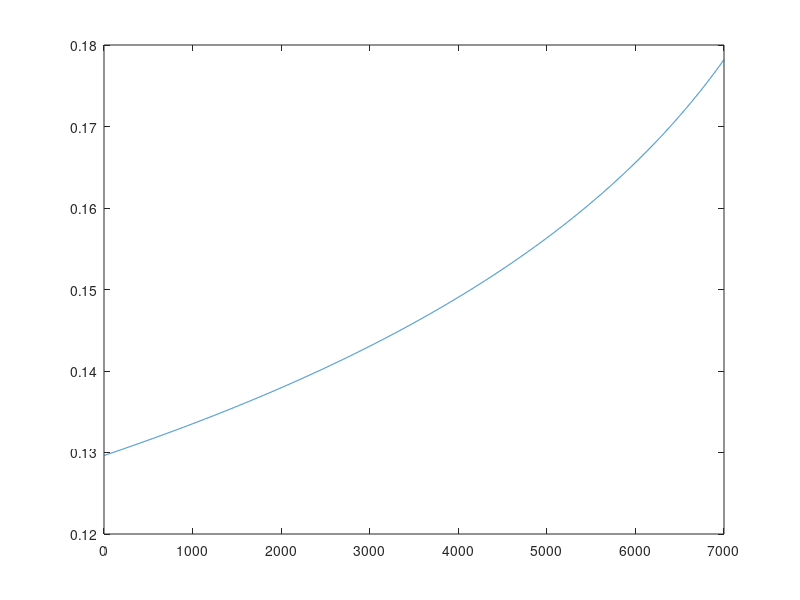

Reproduce this figure in MATLAB. (Note: this script raises an error after producing the figure.)
%%%%%%%%%%%%%%%%%%%%%%%%%%%%%%%%%%%%%%%%%%%%%%%%%%%%%%%%%%%%%%%%%%%%%%%%%%%%%%
%% Start configuration options
%%%%%%%%%%%%%%%%%%%%%%%%%%%%%%%%%%%%%%%%%%%%%%%%%%%%%%%%%%%%%%%%%%%%%%%%%%%%%%
clear;
% This is the maximum cable length to calculate for
LcabMax = 7000;

% This is the cable length we would like to achieve
LcabTarget = 5000;

%% Power guaranteed to sensor
%% 802.3AF says:
%%      Class       Min PSE Power       Max PD Power
%%      1           4                   3.84
%%      2           7                   6.49
%%      3,4,or 0    15.4                12.95
%% 802.3AT says:
%%      Class       Min PSE Power       Max PD Power
%%      4           30                  25.5
Ppd = 7;

%% option to power limit the source supply power
PpseMax = 40;

%% The voltage of the source power supply
%% POE standard is 48, but we can run up to 56V
%% LTC4266 quad PSE says 45-57V for IEEE type 1 (POE 802.3AF)
%% LTC4266 quad PSE says 51-57V for IEEE type 2 (POE+ 802.3AT)
%% 802.3AF says min PSE voltage = 44 and min MaxCurrent = 0.35 (PSE min power = 15.4W)
%% 802.3AF says min PD voltage = 37 @min MaxCurrent = 12.95W
%% 802.3AT says min PSE voltage = 44 (for type 1) and 50 (for type 2)
%% 802.3AT says min MaxCurrent = 0.6 (PSE min power = 30W for type 2)
%% 802.3AT says min PD voltage = 42.5 (type 2) @min MaxCurrent = 25.5W
%% LTC4269-1 says min startup input voltage = 37.2V
%% LTC4269-1 says max shutdown input voltage = 30V
Vpse = 54;% * 54;  % a 54V supply regulated at +- 5% is 51-57V

%% The minimum voltage at the device required to run
VpdMin = 8; %% no lower than LTC4269-1 min startup input voltage (37.2)



%% This is an arbitrary derating since I can't test all configurations.  I
%% feel OK with this.  The things I worry about are differences in power
%% supply operation and extreamly low temperatures, and power supply
%% derating at high temperatures.  Also, any surge suppression will
%% negatively effect maximum cable runs.
LengthDerating = 1;%0.90;  %%allow 90% Max Length


%% Current limit of source supply
%% LTC4266 quad PSE says:
%%      Class        Icut       Ilim
%%      1            112mA      425mA
%%      2            206mA      425mA
%%      3 or 0       375mA      425mA
%%      4            638mA      850mA
%% POE+ current limit is 600mA
%% POE current limit is 350mA
Ilimit = 2; %%LTC4266 quad PSE says class 4 Icut is 638mA

%% Various cable conductivity from random sources
%% Legend : Resistance      Gauge   Strands/Gauge
%%          28.5 ohms/1kft  24awg solid Belden 74001E industrial ethernet Cat 5E 
%%          26.2 ohms/1kft  24awg solid 
%%          25.67 ohms/1kft 24awg 
%%          16.6 ohms/1kft  22awg   solid
%%          14.7 ohms/1kft  22awg   (7/30)
%%          10.3 ohms/1kft  20awg   (7/28) 
%%          5.9 ohms/kft    18awg   (7/26) 
%%          3.7 ohms/kft    16awg   (7/24) 
%%          4.35 ohms/kft   16awg   (19x29) Lake Cable SVX162S/485-WAV (Datasheet)
%%          5.15 ohms/kft   16awg   (19x29) Lake Cable SVX162S/485-WAV (Measured)
%%          2.3 ohms/kft    14awg   (7/22)
%%          1.7 ohms/kft    12awg
%%          1.1 ohms/kft    10awg 
%%          0.67 ohms/kft   8awg 
%%          0.47 ohms/kft   6awg
%%          6.4 ohms/kft    18awg solid copper core RG6/RG58(Alpha 9848)
%%          28 ohms/kft     18awg copper coated steel core RG6
%%          2.7 ohms/kft    single copper braid shield RG6
%%          5.0 ohms/kft    single copper braid shield RG6 belden 5339x5 datasheet
%%          2.6 ohms/kft    single copper braid shield RG6 Carol C5761 datasheet
%%          1.7 ohms/kft    dual copper braid shield RG6
%%          9.0 ohms/kft    single aluminum braid shield RG6
%%          4.5 ohms/kft    single copper braid shield RG58(Alpha 9848)
%%          3.7 ohms/kft    aluminum quad shield RG6
%%         28.59 ohms/kft   CAT5 24AWG bare copper
%%         28.59 ohms/kft   CAT5 24AWG bare copper
%%         14.3 ohms/kft    CAT5 24AWG pair (one direction for POE) bare copper
%%	   244 ohms/kft	    RG179 30awg 7x38 silver plated copper covered steel center conductor (belden 83264)
%%	   8.5 ohms/kft	    RG179 shield silver plated copper (belden 83264)
%%	   70.5 ohms/kft    RG179 28.5awg bare copper center conductor (belden 179dt)
%%	   8.0 ohms/kft	    RG179 shield tinned copper with foil (belden 179dt)


%% used cable conductivity for sending power
RftCab1 = 5.9;%5.15; %%6.4; %% in ohms/1000ft (+DC cable)-- replace with appropriate
                    %% impedance from comment above for selected cable. 
                    %% Standard parallel resistance equation applies for 
                    %% multiple wires
%% used cable conductivity for return path
RftCab2 = 5.9;%5.15; %%2.7; %% in ohms/1000ft (-DC cable)-- replace with appropriate
                    %% impedance from comment above for selected cable. 
                    %% Standard parallel resistance equation applies for 
                    %% multiple wires


%%%%%%%%%%%%%%%%%%%%%%%%%%%%%%%%%%%%%%%%%%%%%%%%%%%%%%%%%%%%%%%%%%%%%%%%%%%%%%
%% End configuration options
%%%%%%%%%%%%%%%%%%%%%%%%%%%%%%%%%%%%%%%%%%%%%%%%%%%%%%%%%%%%%%%%%%%%%%%%%%%%%%









OptionsString = ['LcabMax: ' num2str(LcabMax) char(10)...
                 'LcabTarget: ' num2str(LcabTarget) char(10)...
                 'Ppd: ' num2str(Ppd) char(10)...
                 'PpseMax: ' num2str(PpseMax) char(10)...
                 'Vpse: ' num2str(Vpse) char(10)...
                 'VpdMin: ' num2str(VpdMin) char(10)...
                 'LengthDerating: ' num2str(LengthDerating) char(10)...
                 'Ilimit: ' num2str(Ilimit) char(10)...
                 'RftCab1: ' num2str(RftCab1) char(10)...
                 'RftCab2: ' num2str(RftCab2) char(10)...
                ]

RftCab1 = RftCab1 / 1000;
RftCab2 = RftCab2 / 1000;

% make array for cable in 1 foot increments and make resistance array too
Lcab = 1:1:LcabMax;
Rcab = (RftCab1 + RftCab2) .* Lcab;

% make a matrix with columns as the coefficients of the quadratic equation
%       -b +-(b^2 -4ac)^0.5
%  x = ----------------------
%                2a
%
% where a = Rcab, b = -Vpse, and c = Ppd
%
%    ------Rcab----------
%    |                  |
%    |                  |
%  Vpse                 Rl  (=Ppd/I^2)
%    |                  |
%    |                  |
%    --------------------
%
%  Vpse = I*Rcab + I*Rl
%  Vpse = I*Rcab + Ppd/I
%  Vpse*I = I^2*Rcab + Ppd
%  Rcab*I^2 -Vpse*I + Ppd = 0
%
Ipolys = horzcat(Rcab.', ones(length(Rcab), 1) * (-Vpse), ones(length(Rcab), 1) * (Ppd));

LimitString = 'LcabMax Limited';

% find the currents that are real
Icab1MaxIdx = 0;
Icab2MaxIdx = 0;
MaxRealIdx = 0;
for a=1:length(Rcab)
    Iroots = roots(Ipolys(a:a,1:3));
    Icab1(a) = min(Iroots);
    Icab2(a) = max(Iroots);
    
    ridx = find(abs(imag(Icab1(a)))< eps('double').*abs(real(Icab1(a))));
    if ridx == 1
        Icab1MaxIdx = a;
        MaxRealIdx = a;
        LimitString = 'Impedance Match Limited';
    end

    ridx = find(abs(imag(Icab2(a)))< eps('double').*abs(real(Icab2(a))));
    if ridx == 1
        Icab2MaxIdx = a;
        MaxRealIdx = a;
        LimitString = 'Impedance Match Limited';
    end
end


% find the currents that don't violate the minimum PD voltage input
for a=1:Icab1MaxIdx
   if (Ppd / Icab1(a)) < VpdMin
       if a < Icab1MaxIdx
            Icab1MaxIdx = a;
            LimitString = 'PD Voltage Limited';
       end
   end
end

% find the currents that are below the current limit
for a=1:Icab1MaxIdx
   if Icab1(a) > Ilimit
       if a < Icab1MaxIdx
            Icab1MaxIdx = a;
            LimitString = 'Current Limited';
       end
   end
end

% find the PSE power that is below the power limit
for a=1:Icab1MaxIdx
   if (Ppd + Rcab(a) * Icab1(a)^2) > PpseMax
       if a < Icab1MaxIdx
            Icab1MaxIdx = a;
            LimitString = 'PSE Power Limited';
       end
   end
end

% if we get through all of these and the length is not current, power, or
% voltage limited then it is only limited by the imaginary currents.  In
% this case, the other current factors may apply, so check these for limits

% find the currents that don't violate the minimum PD voltage input
Icab2MinIdx = 1;
for a=1:Icab2MaxIdx
   if (Ppd / Icab2(a)) < VpdMin
       if a > Icab2MinIdx
            Icab2MinIdx = a;
       end
   end
end

% find the currents that are below the current limit
for a=1:Icab2MaxIdx
   if Icab2(a) > Ilimit
       if a > Icab2MinIdx
            Icab2MinIdx = a;
       end
   end
end

% find the PSE power that is below the power limit
for a=1:Icab2MaxIdx
   if (Ppd + Rcab(a) * Icab2(a)^2) > PpseMax
       if a > Icab2MinIdx
            Icab2MinIdx = a;
       end
   end
end


Vpd1 = Ppd ./ Icab1;
Vpd2 = Ppd ./ Icab2;
Ppse1 = (ones(length(Rcab), 1) * Ppd).' + Icab1 .* Icab1 .* Rcab;
Ppse2 = (ones(length(Rcab), 1) * Ppd).' + Icab2 .* Icab2 .* Rcab;

Icab1DerateIdx = floor(LengthDerating * Icab1MaxIdx);

MaxLenStr = ['Max Derated Cable Length = ' ...
            num2str(Icab1DerateIdx) ' Feet' ...
            char(10) ...
            'PSE @ ' num2str(Vpse) 'V / ' ...
            num2str(Ppse1(Icab1DerateIdx)) 'W / ' ...
            num2str(Icab1(Icab1DerateIdx)) 'A' ...
            char(10) ...
            'PD @ ' num2str(Vpd1(Icab1DerateIdx)) 'V / ' ...
            num2str(Ppd) 'W / ' ...
            num2str(Icab1(Icab1DerateIdx)) 'A']


figure(1)
plot(Icab1(1:Icab1MaxIdx));
hold on;
plot(get(gca,'xlim'), [Ilimit Ilimit], 'R')
if Icab1MaxIdx >= LcabTarget
   plot(LcabTarget, Icab1(LcabTarget), 'k+');
end
plot(Icab1DerateIdx, Icab1(Icab1DerateIdx), 'k*');
plot(Icab2MinIdx:Icab2MaxIdx, Icab2(Icab2MinIdx:Icab2MaxIdx), 'g');
hold off;
xlabel('Cable Length (in feet)');
ylabel('Current');
title (MaxLenStr);

figure(2)
plot(Vpd1(1:Icab1MaxIdx));
hold on;
plot(get(gca,'xlim'), [VpdMin VpdMin], 'R')
if Icab1MaxIdx >= LcabTarget
   plot(LcabTarget, Vpd1(LcabTarget), 'k+');
end
plot(Icab2MinIdx:Icab2MaxIdx, Vpd2(Icab2MinIdx:Icab2MaxIdx), 'g');
plot(Icab1DerateIdx, Vpd1(Icab1DerateIdx), 'k*');
hold off;
xlabel('Cable Length (in feet)');
ylabel('Voltage @ PD input');
title (MaxLenStr);

figure(3)
plot(Ppse1(1:Icab1MaxIdx));
hold on;
plot(get(gca,'xlim'), [PpseMax PpseMax], 'R')
if Icab1MaxIdx >= LcabTarget
   plot(LcabTarget, Ppse1(LcabTarget), 'k+');
end
plot(Icab2MinIdx:Icab2MaxIdx, Ppse2(Icab2MinIdx:Icab2MaxIdx), 'g');
plot(Icab1DerateIdx, Ppse1(Icab1DerateIdx), 'k*');
hold off;
xlabel('Cable Length (in feet)');
ylabel('Power @ Pse');
title (MaxLenStr);

if Icab1MaxIdx >= LcabTarget
   TargetLenStr = ['Target Cable Length = ' ...
            num2str(LcabTarget) ' Feet' ...
            char(10) ...
            'PSE @ ' num2str(Vpse) 'V / ' ...
            num2str(Ppse1(LcabTarget)) 'W / ' ...
            num2str(Icab1(LcabTarget)) 'A' ...
            char(10) ...
            'PD @ ' num2str(Vpd1(LcabTarget)) 'V / ' ...
            num2str(Ppd) 'W / ' ...
            num2str(Icab1(LcabTarget)) 'A']
end

LimitString






    




